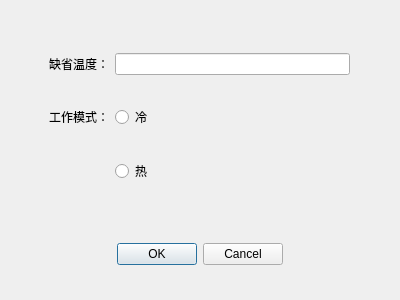
<?xml version="1.0" encoding="UTF-8"?>
<ui version="4.0">
 <class>ParameterController</class>
 <widget class="QDialog" name="ParameterController">
  <property name="geometry">
   <rect>
    <x>0</x>
    <y>0</y>
    <width>400</width>
    <height>300</height>
   </rect>
  </property>
  <property name="windowTitle">
   <string>Dialog</string>
  </property>
  <widget class="QWidget" name="gridLayoutWidget">
   <property name="geometry">
    <rect>
     <x>49</x>
     <y>29</y>
     <width>301</width>
     <height>181</height>
    </rect>
   </property>
   <layout class="QGridLayout" name="gridLayout">
    <item row="3" column="0">
     <widget class="QLabel" name="label_mode">
      <property name="text">
       <string>工作模式：</string>
      </property>
     </widget>
    </item>
    <item row="1" column="1">
     <widget class="QLineEdit" name="lineEdit"/>
    </item>
    <item row="1" column="0">
     <widget class="QLabel" name="label_temperature">
      <property name="text">
       <string>缺省温度：</string>
      </property>
     </widget>
    </item>
    <item row="3" column="1">
     <widget class="QRadioButton" name="radioButton_cold">
      <property name="text">
       <string>冷</string>
      </property>
     </widget>
    </item>
    <item row="4" column="1">
     <widget class="QRadioButton" name="radioButton_hot">
      <property name="text">
       <string>热</string>
      </property>
     </widget>
    </item>
   </layout>
  </widget>
  <widget class="QDialogButtonBox" name="buttonBox">
   <property name="geometry">
    <rect>
     <x>90</x>
     <y>240</y>
     <width>193</width>
     <height>28</height>
    </rect>
   </property>
   <property name="standardButtons">
    <set>QDialogButtonBox::Cancel|QDialogButtonBox::Ok</set>
   </property>
  </widget>
 </widget>
 <resources/>
 <connections/>
</ui>
